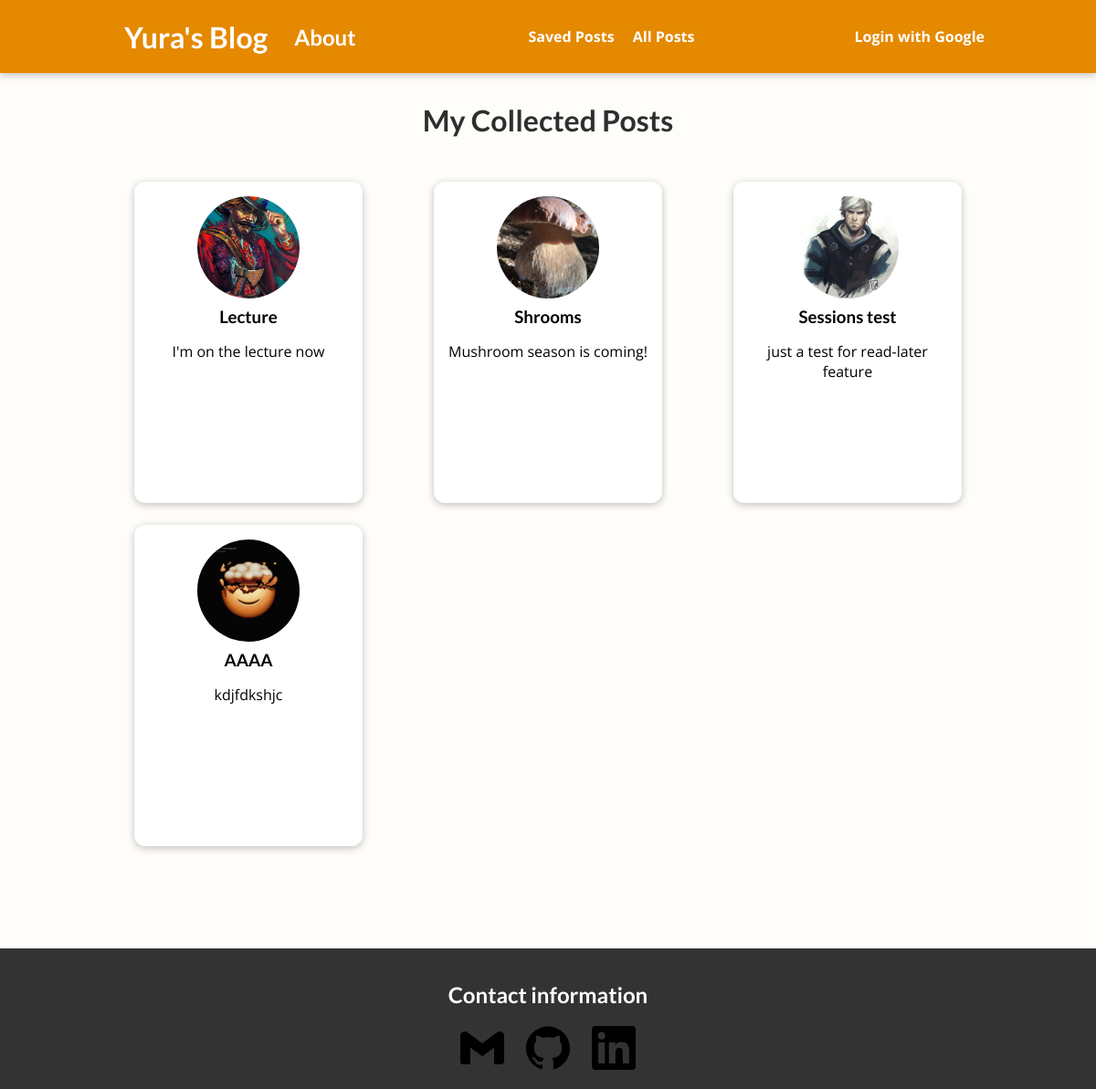
/posts, run on an earlier commit of the app's database.
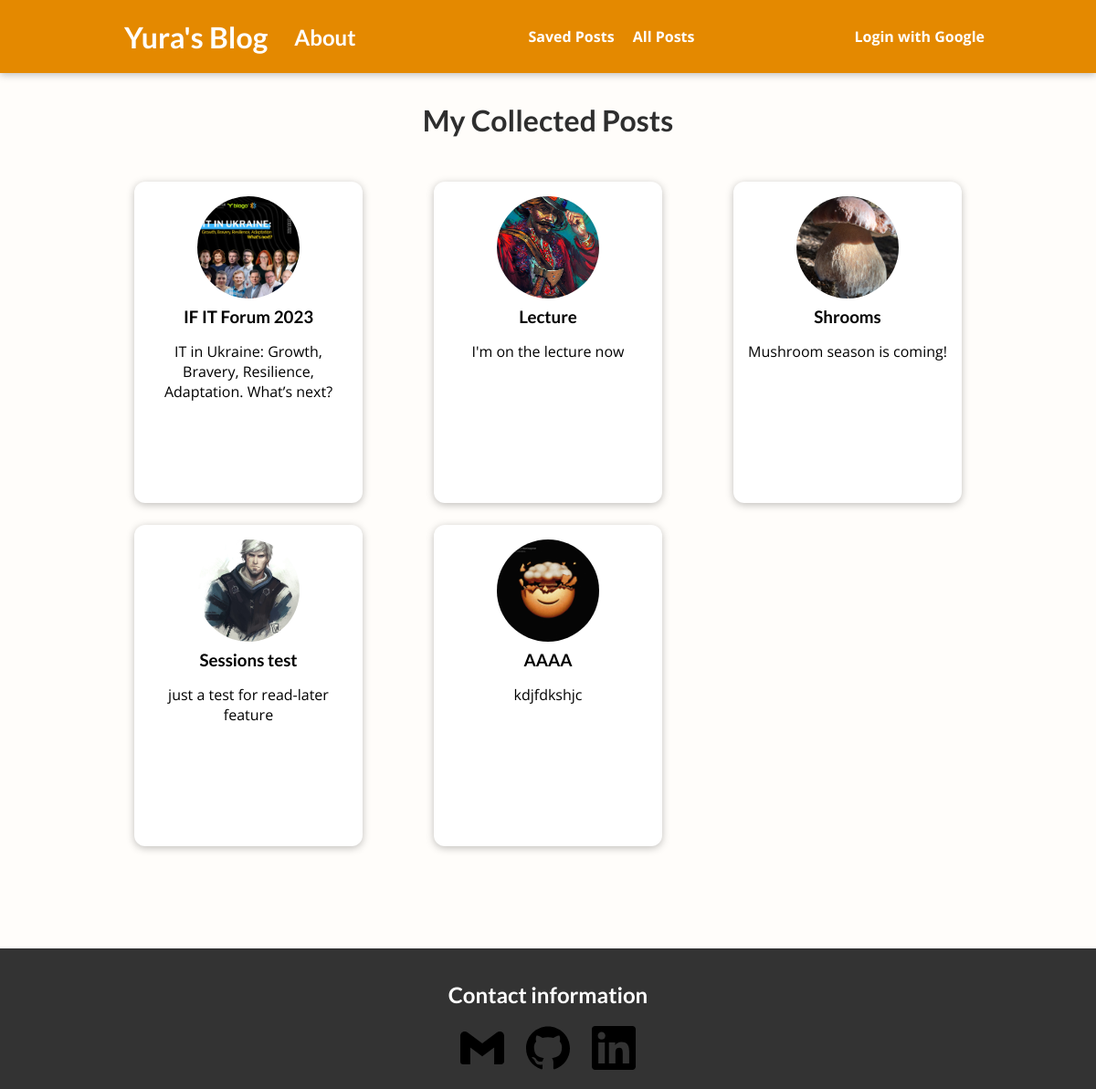
And on a later commit of the database.
### main_app/models.py (models this page shows, shortened)
class Post(models.Model):
    title = models.CharField(max_length=100)
    excerpt = models.CharField(max_length=150)
    image = models.ImageField(upload_to="posts", null=True)
    date = models.DateField(auto_now=True)
    slug = models.SlugField(unique=True, blank=True, null=False, db_index=True)
    content = models.TextField(validators=[MinLengthValidator(10)])
    author = models.ForeignKey(
        Author, on_delete=models.SET_NULL, null=True, related_name="posts"
    )
    tags = models.ManyToManyField(Tag)

### main_app/views.py (the view)
# urls.py: path("posts", views.AllPostView.as_view(), name="all-posts"),
class AllPostView(ListView):
    model = Post
    template_name = "main_app/all-posts.html"
    ordering = ["-date"]
    context_object_name = "all_posts"

### main_app/templates/main_app/all-posts.html (shortened to what this page needs)
{% extends 'base.html' %}
{% load static %}
{% block css_files%}
    <link rel="stylesheet" href="{% static "main_app/post.css" %}">
    <link rel="stylesheet" href="{% static "main_app/all-posts.css" %}">
{% endblock %}
{% block content %}
<section id="all-posts">
    <h2>My Collected Posts</h2>
    <ul id="posts-ul">
        {% for post in all_posts %}
            {% include "main_app/includes/post.html" %}
        {% endfor %}
    </ul>
</section>
{% endblock %}

### main_app/templates/main_app/includes/post.html
<li>
    <article class="post">
        <a href="{% url "single-post" post.slug %}">
            <img src="{{ post.image.url }}" alt="{{ post.title }}">
            <div class="post__content">
                <h3>{{ post.title }}</h3>
                <p>
                    {{ post.excerpt }}
                </p>
               </div>
         </a>
    </article>
</li>

What changed in the data, as far as the page shows it:
added Post: image (picture), title "IF IT Forum 2023", excerpt "IT in Ukraine: Growth, Bravery, Resilience, Adaptation. What’s next?"
